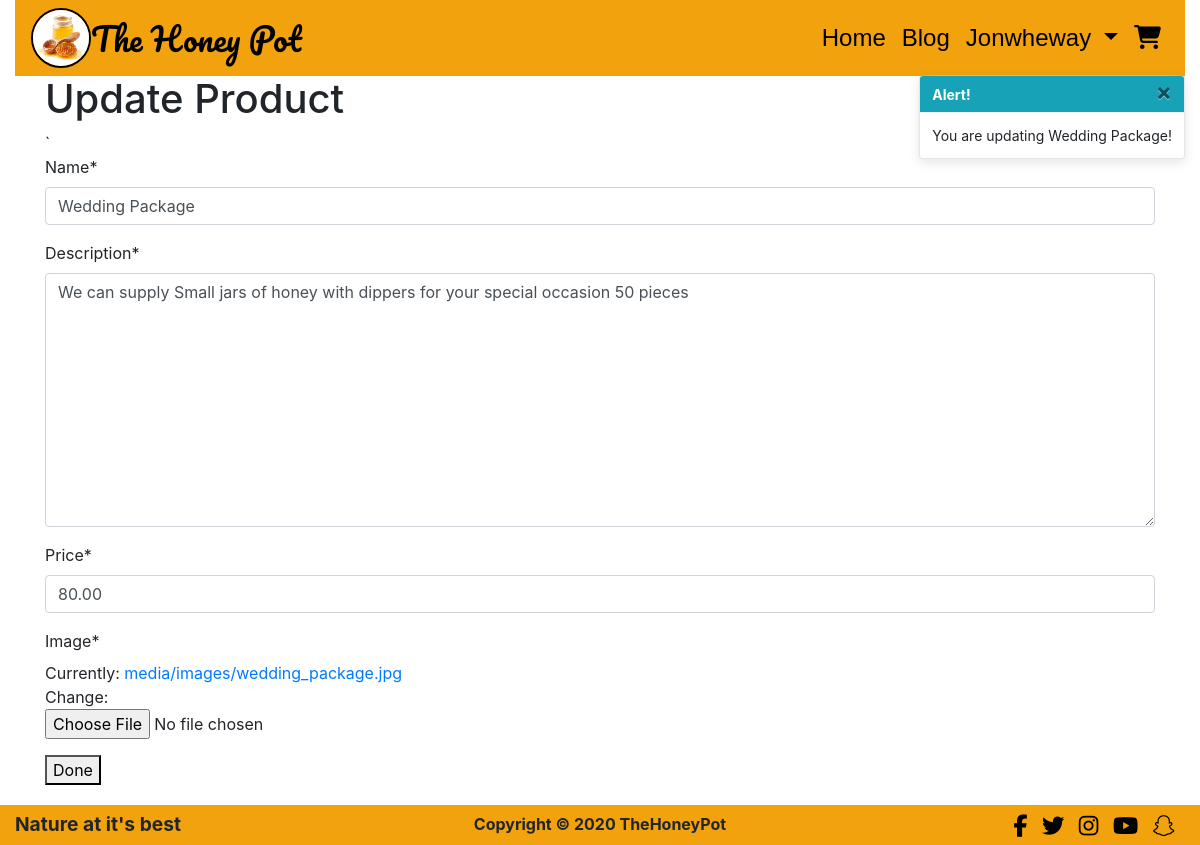
Screenshot of /products/update_product/8/ (signed in) with the database file from the repository.
### products/models.py (models this page shows, shortened)
class Products(models.Model):
    name = models.CharField(max_length=254)
    description = models.TextField()
    price = models.DecimalField(max_digits=6, decimal_places=2)
    created = models.DateTimeField(auto_now_add=True, blank=True)
    updated = models.DateTimeField(auto_now=True, blank=True)
    image = models.ImageField(upload_to='media/images/')
    class Meta:
        verbose_name_plural = 'Products'

### products/views.py (the view)
# urls.py: path('update_product/<product_id>/', views.update_product,
@login_required
def update_product(request, product_id):
    if not request.user.is_superuser:
        messages.error(request, 'Sorry, only site admins can edit products.')
        return redirect(reverse('home'))
    product = get_object_or_404(Products, pk=product_id)
    if request.method == 'POST':
        form = AddProductForm(request.POST, request.FILES, instance=product)
        if form.is_valid():
            form.save()
            messages.success(request, f'Product {product.name} was Updated!')
            return redirect('all_products_admin')
        else:
            messages.error(request, 'Product Was Not Updated!')
    else:
        form = AddProductForm(instance=product)
        messages.info(request, f'You are updating {product.name}!')
    context = {
        'form': form,
        'product_id': product_id,
    }
    return render(request, 'products/update_product.html', context)

### products/forms.py
class AddProductForm(forms.ModelForm):
    class Meta:
        model = Products
        fields = '__all__'
    def __init__(self, *args, **kwargs):
        super().__init__(*args, **kwargs)

### cart/context.py (called while the page is built, shortened)
def cart_contents(request):
    cart_items = []
    total = 0
    product_count = 0
    cart = request.session.get('cart', {})
    grand_total = total
    context = {
        'cart_items': cart_items,
        'total': total,
        'product_count': product_count,
        'grand_total': grand_total,
        'cart': cart,
    }
    return context

### products/templates/products/update_product.html (shortened to what this page needs)
{% extends "base.html" %}
{% load static %}
{% block content %}
<div class="empty-div"></div>
    <div class="container">
        <div class="row">
            <div class="col-sm-12">
                        <h1>Update Product</h1>`
                <form class="update_products" method="POST" action="{% url 'update_product' product_id %}" enctype="multipart/form-data">
                        {{ form| crispy }}
                    <button class="primaryAction" type="submit" href="{% url 'all_products_admin' %}">Done</button>
                </form>
            </div>
		</div>
    </div>
{% endblock %}

### templates/base.html (shortened to what this page needs)
<!DOCTYPE html>
<html lang="en">
    {% load static %}
<head>
    {% block corecss %}
        <link rel="stylesheet" type="text/css" href="{% static 'css/base.css' %}">
    {% endblock %}
    {% block corejs %}
        <link rel="stylesheet" href="https://stackpath.bootstrapcdn.com/bootstrap/4.4.1/css/bootstrap.min.css">
    {% endblock %}
</head>
<body>
    <header class="container-fluid fixed-top">
         <nav class="navbar navbar-expand-lg  background-navbar">
            <a href="{% url 'home'%}"><img class="honey-pot-logo-image-navbar" src="{% static 'images/honey_pot.jpg' %}" alt="honeypotlogo"></a>
            <a class="logotext" href="{% url 'home'%}"><span class="logotext">The Honey Pot</span></a>
            <div class="collapse navbar-collapse nav-center" id="navbarNavAltMarkup">
        <div class="navbar-nav">
            <a class="nav-item nav-link active" href="{% url 'home'%}">Home <span class="sr-only">(current)</span></a>
            <a class="nav-item nav-link" href="{% url 'get_blogs' %}">Blog</a>
            {% if request.user.is_authenticated %}
                <div class="dropdown">
                    <a class=" nav-link dropdown-toggle user-name" href="#" role="button" id="dropdownMenuLink" data-toggle="dropdown" aria-haspopup="true" aria-expanded="false">
                    {{request.user.username}}
                    </a>
                </div>
            {% else %}
            <a class="nav-item nav-link"  href="{% url 'account_login' %}">login</a>
            {% endif %}
            {% if cart %}
            <a class="nav-item nav-link" href="{% url 'cart_view' %}"><i class="fas fa-cart-arrow-down"></i> = {{ product_count }}</a>
            {% else %}
            <a class="nav-item nav-link" href="{% url 'cart_view' %}"><i class="fas fa-shopping-cart"></i></a>
            {% endif %}
        </div>
  </div>
</nav>
    </header>
    {% if messages %}
    <div class="notifications">
        {% for message in messages %}
                {% with message.level as level %}
                    {% if level == 40 %}
                        {% include 'messages/error_message.html' %}
                    {% elif level == 30 %}
                        {% include 'messages/warning_message.html' %}
                    {% elif level == 25 %}
                        {% include 'messages/success_message.html' %}
                    {% else %}
                        {% include 'messages/info_message.html' %}
                    {% endif %}
                {% endwith %}
        {% endfor %}
    </div>
    {% endif %}
    {% block content %}
    {% endblock %}
    <div class="empty-div-bottom"></div>
</body>
<footer>
    <div class="container-fluid footer">
            <div class="row footer-width">
					<div class="col-sm-4 ">
						<div class="slogan-footer">Nature at it's best</div>
					</div>
				    <div class="col-sm-4 desktop-view">
                            <div class="copyright-footer" >Copyright &copy; <script> document.write(new Date().getFullYear()); </script> TheHoneyPot </div>
					</div>
					<div class="col-sm-4 desktop-view">
						<div class="footer-social-icons">
							<span><a href="https://www.facebook.com/" target="_blank" class="fa fa-facebook"></a></span>
							<span><a href="https://twitter.com/?lang=en-gb" target="_blank" class="fa fa-twitter"></a></span>
							<span><a href="https://www.instagram.com/" target="_blank" class="fa fa-instagram"></a></span>
							<span><a href="https://www.youtube.com/" target="_blank" class="fa fa-youtube"></a></span>
							<span><a href="https://www.snapchat.com/l/en-gb/" target="_blank" class="fa fa-snapchat"></a></span>
						</div>
					</div>
			</div>
	</div>
</footer>
</body>
</html>

### static/css/base.css (style rules this page uses)
.empty-div { display: block; height: 75px; }
.empty-div-bottom { display: block; height: 60px; }
.textinput { !important; }
.honey-pot-logo-image-navbar { width: 60px; height: 60px; border-radius: 50%; border: 2px solid #000; }
.logotext { font-size: 2rem; font-family: 'Pacifico', sans-serif; color: #000; }
.nav-center { flex-direction: row-reverse; }
.background-navbar { background-color: #F2A20C; }
.nav-link { color: #000; font-size: 1.5rem; font-family: sans-serif; }
.user-name::first-letter { text-transform: capitalize; }
.notifications { z-index: 99999999; position: fixed; top: 75px; right: 15px; }
.footer { position: fixed; bottom: 0px; background-color: #F2A20C; padding: 5px; }
.footer-social-icons { text-align: right; padding-top: 5px; }
.footer-social-icons a { color: black; font-size: 1.4rem; letter-spacing: 10px; cursor: pointer; }
.copyright-footer { text-align: center; font-weight: 700; padding-top: 2px; }
.slogan-footer { font-weight: 700; font-size: 1.2rem; }

### rows the page displays
Products: name "Wedding Package", description "We can supply Small jars of honey with dippers for your special occasion 50 pieces", price "80.00"

### other values shown
{{ request.user.username }} "jonwheway"
{{ message }} "You are updating Wedding Package!"
